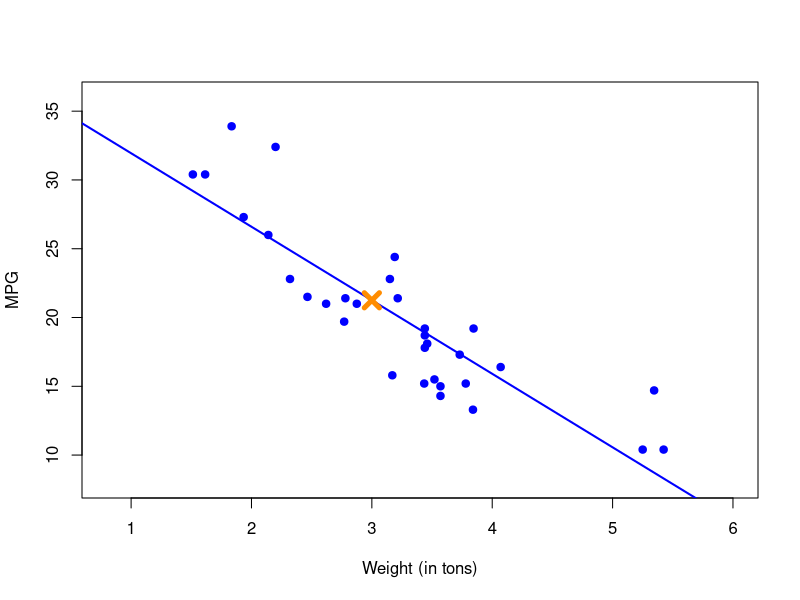

Source code (R):
## ---- chunk 1
data(mtcars)
predictMPG <- function(weight) { 
        x <- mtcars$wt
        y <- mtcars$mpg
        modelFit <- lm(y~x)
        predict(modelFit, data.frame(x=weight))
}
predictMPG(3)[[1]]
## ---- chunk 2
library(lattice)
data(mtcars)
plot(mtcars$wt, mtcars$mpg, xlab="Weight (in tons)", ylab="MPG", xlim=c(0.8,6), ylim=c(8,36), pch=19, col="blue")
abline(lm(mtcars$mpg~mtcars$wt), lwd=2, col="blue")
points(x = 3, y = predictMPG(3), col = 'darkorange', pch = 4, cex = 2, lwd = 5)
